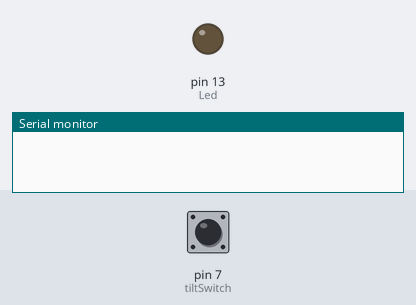
Recording of a sketch running on a simulated Arduino Uno, built with avr-gcc and run on an emulated ATmega328P. On the bench: output pins drawn as LEDs (lit = HIGH), the last lines printed to the serial monitor. The test bench sets the inputs (shaded band); at power-on: pin 7 (tiltSwitch) LOW.

Above: at 1.2 s.
1.3 s: pin 7 (tiltSwitch) pulled HIGH for 0.15 s
At 2.1 s:
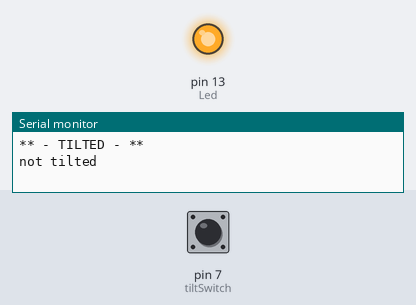
2.9 s: pin 7 (tiltSwitch) pulled HIGH for 3.2 s
At 3.8 s:
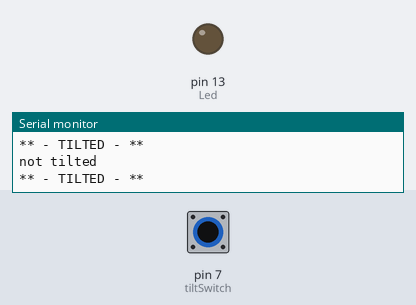
Timing chart, 0 to 7.6 s (numbered marks = the images above; inputs shaded):
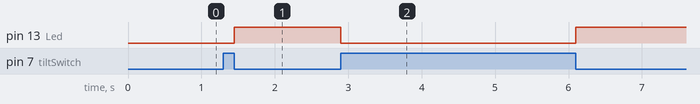

The sketch:

Tilt_switch.ino
```cpp
// Henry's Bench
//KY-017 Mercury Switch Tutorial;

int tiltSwitch = 7; // Tilt Switch Input
int Led = 13;
int tiltVal; // variable to store tilt input
boolean bIsTilted ;// define numeric variables val

void setup ()
{
  Serial.begin(9600);
  pinMode (tiltSwitch, INPUT) ;// define the mercury tilt switch sensor output interface
  pinMode (Led, OUTPUT);
}
void loop ()
{
  tiltVal = digitalRead (tiltSwitch) ;// read the switch value
  if (tiltVal == HIGH) // Means we've tilted
  {
    if (!bIsTilted){
      bIsTilted = true;
      Serial.println("** - TILTED - **");
      digitalWrite(Led, LOW);
    }
  }
  else
  {
    if (bIsTilted){
      bIsTilted = false;
      Serial.println("not tilted");
      digitalWrite(Led, HIGH);
    }
  }
}
```

Measured:
- after the input at 1.3 s, pin 13 (Led): LOW → HIGH after 0.15 s
- after the input at 2.9 s, pin 13 (Led): HIGH → LOW at once, → HIGH 3.2 s later
